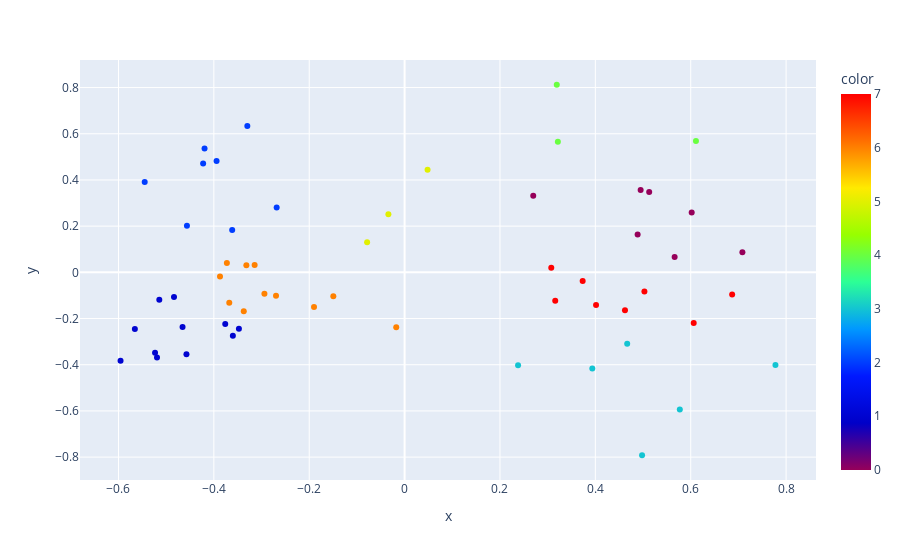

Notebook code cell kept with this figure:
### Code cell
## rubah bentuk data ke list 
data2 = list(zip(pca_df['x'], pca_df['y']))

## fit kmeans model
kmeans = KMeans(n_init=10, max_iter=1000).fit(data2)

## make scatter plot using plotly
fig = px.scatter(pca_df, x='x', y='y', color=kmeans.labels_, color_continuous_scale='rainbow', hover_data=[data.artist, data.name])
fig.show()

### Figure 1 — Plotly figure (JSON) as saved in the notebook; plotly's stock layout.template omitted (floating-point values rounded to 4 significant figures)
{"data": [{"customdata": [["The Bad Dreamers", "Part Time God"], ["Sami Matar", "Fringe Society"], ["Arcis", "The Arcane Arts"], ["Fury Weekend", "Knightriders"], ["Kayzo", "WAITING"], ["Bag Raiders", "Shooting Stars"], ["pewdiepie", "Bitch Lasagna"], ["F-777", "Ludicrous Speed 1"], ["Fort Minor", "Remember the Name (feat. Styles of Beyond)"], ["Lil Wayne", "Sucker for Pain (with Wiz Khalifa, Imagine Dragons, Logic & Ty Dolla $ign feat. X Ambassadors)"], ["Besomorph", "Apologize"], ["Arc North", "Down"], ["EQRIC", "Love You Like A Love Song"], ["Anthony Keyrouz", "Losing Touch"], ["TheFatRat", "Unity"], ["K-391", "Play"], ["Vicetone", "Nevada"], ["M|O|O|N", "Dust"], ["dj-Nate", "Electrodynamix"], ["Van Halen", "Eruption - 2015 Remaster"], ["Van Halen", "Runnin' with the Devil - 2015 Remaster"], ["F-777", "Airborne Robots"], ["F-777", "Ludicrous Speed 2"], ["DOPEDROP", "Moskau"], ["Michael Hunter", "Soviet Connection \\xe2\\x80\\x94 the Theme from Grand Theft Auto IV"], ["Elena Siegman", "115"], ["Mick Gordon", "Bfg Division"], ["Kevin Sherwood", "Damned"], ["Liu", "Pirate"], ["Nathan Evans", "Wellerman - Sea Shanty"], ["Bossfight", "Milky Ways"], ["RIOT", "Overkill"], ["Dance With the Dead", "Diabolic"], ["Hyper", "Spoiler - Original Mix"], ["Music Falcon", "Coffin Dance"], ["Scatman John", "Scatman - DJ Kadozer 2003 Radio Edit"], ["Helix", "Liberty"], ["KLIO", "The Spectre"], ["Charizmatic", "Never Really Gone - Resensed Remix"], ["t.A.T.u.", "All The Things She Said - Fernando Garibay Remix"], ["Besomorph", "Zombie (Zombic & Felix Schorn Remix)"], ["Alan Walker", "Alone"], ["Casey Edwards", "Bury the Light"], ["Hallmore", "Dead of the Night"], ["B-Bass vs. DJ Mds", "Bass Is Kicking (2005 Edit)"], ["d6ni4l", "Drive Forever"], ["Simon Chylinski", "Abandon Ship"], ["NOMA", "Brain Power"], ["RichaadEB", "Crab Rave"], ["Xomu", "Last Dance"], ["Soar", "Dance 'till You're Dead (Remix)"], ["Go2", "Spitfire"], ["Archie", "Back Again"], ["Our Stolen Theory", "United - L.A.O.S Remix"], ["Rayden", "Libera Me From Hell - from \"Gurren Lagann\""], ["Panda Eyes", "Highscore"], ["Vicetone", "Animal"]], "hovertemplate": "x=%{x}<br>y=%{y}<br>hover_data_0=%{customdata[0]}<br>hover_data_1=%{customdata[1]}<br>color=%{marker.color}<extra></extra>", "legendgroup": "", "marker": {"color": [1, 3, 7, 7, 5, 1, 1, 4, 1, 2, 1, 1, 1, 6, 1, 6, 6, 7, 6, 7, 6, 7, 4, 6, 6, 2, 0, 3, 7, 1, 0, 4, 5, 0, 3, 6, 2, 6, 2, 1, 6, 6, 0, 7, 0, 3, 3, 2, 0, 5, 1, 2, 3, 2, 0, 7, 2], "coloraxis": "coloraxis", "symbol": "circle"}, "mode": "markers", "name": "", "orientation": "v", "showlegend": false, "type": "scatter", "x": [-0.4575, 0.5771, 0.4015, 0.3734, -0.03398, -0.3761, -0.5144, 0.611, -0.5956, -0.545, -0.3474, -0.5233, -0.4836, -0.3318, -0.4657, -0.2696, -0.2939, 0.6062, -0.01757, 0.5029, -0.3727, 0.6869, 0.3191, -0.1494, -0.1899, -0.4195, 0.7083, 0.7777, 0.3159, -0.5192, 0.5129, 0.3214, -0.07863, 0.495, 0.3936, -0.3145, -0.2683, -0.3372, -0.3943, -0.3601, -0.3871, -0.3677, 0.602, 0.3076, 0.4887, 0.4979, 0.4668, -0.3298, 0.5663, 0.04815, -0.5657, -0.4564, 0.2379, -0.4225, 0.2697, 0.4621, -0.3615], "xaxis": "x", "y": [-0.3543, -0.5938, -0.1413, -0.03792, 0.2519, -0.2234, -0.1187, 0.5685, -0.3833, 0.3915, -0.2447, -0.3482, -0.1069, 0.03018, -0.2371, -0.1009, -0.0929, -0.2197, -0.238, -0.08264, 0.04026, -0.09642, 0.8122, -0.1036, -0.1502, 0.5364, 0.08734, -0.4013, -0.1234, -0.369, 0.3473, 0.5657, 0.1304, 0.3563, -0.4165, 0.03221, 0.2812, -0.1683, 0.4825, -0.2749, -0.01764, -0.1316, 0.2595, 0.02011, 0.1636, -0.7919, -0.3092, 0.6335, 0.06647, 0.4444, -0.2452, 0.202, -0.4026, 0.4711, 0.3315, -0.1641, 0.183], "yaxis": "y"}], "layout": {"coloraxis": {"colorbar": {"title": {"text": "color"}}, "colorscale": [[0, "rgb(150,0,90)"], [0.125, "rgb(0,0,200)"], [0.25, "rgb(0,25,255)"], [0.375, "rgb(0,152,255)"], [0.5, "rgb(44,255,150)"], [0.625, "rgb(151,255,0)"], [0.75, "rgb(255,234,0)"], [0.875, "rgb(255,111,0)"], [1, "rgb(255,0,0)"]]}, "legend": {"tracegroupgap": 0}, "margin": {"t": 60}, "xaxis": {"anchor": "y", "domain": [0, 1], "title": {"text": "x"}}, "yaxis": {"anchor": "x", "domain": [0, 1], "title": {"text": "y"}}}}
